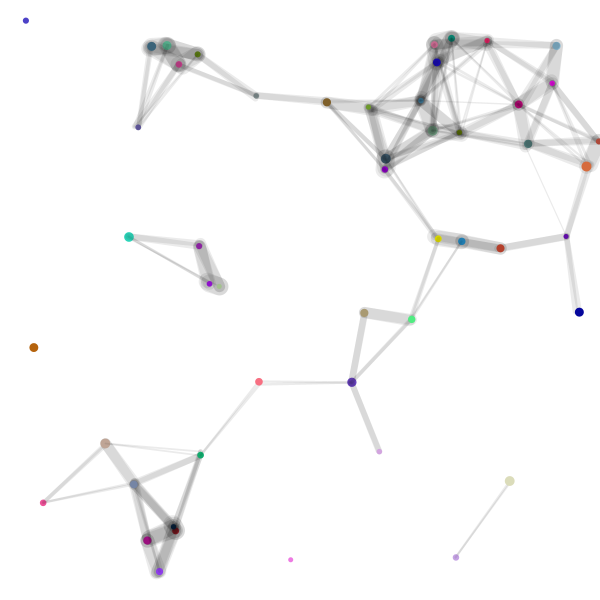
Frame 1 (no input)
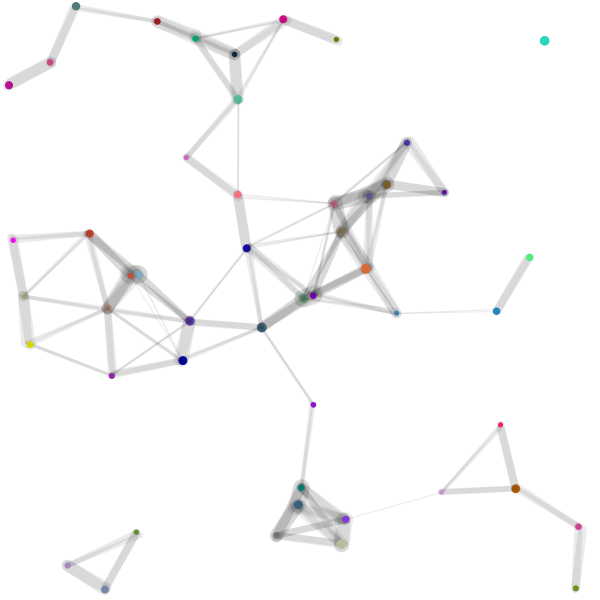
Frame 60 (the mouse pressed at the canvas centre just before this capture)
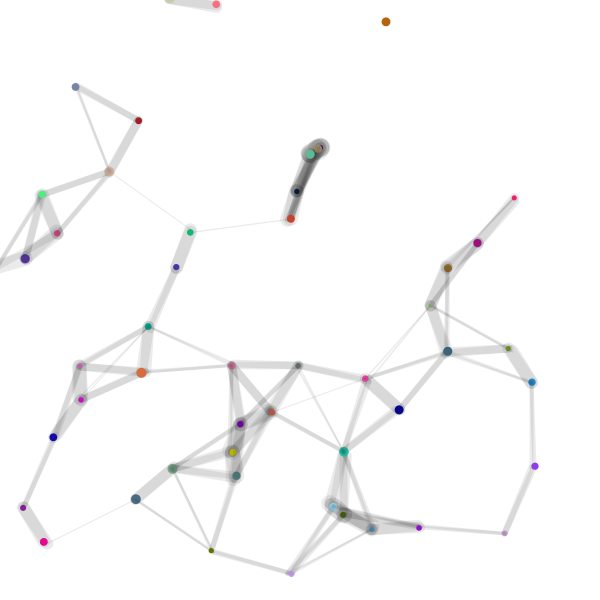
Frame 120 (the mouse held since frame 60 and released just before this capture)

The Processing sketch that drew these frames (run headless with seeded random() and noise(); from frame 60 on, the mouse is pressed at the canvas centre):

// Processing sketch: ParticleSystem
// ── ParticleSystem.pde
Circle[] cls;  // 声明存储 Circle 对象的数组
int num = 50;  // 圆的数量
float threshold = 100;  // 判断是否两个粒子中心连接的阈值

void initiate() {
  cls = new Circle[num];  // 使用特定数量的圆初始化数组

  // 循环创建和初始化每个 Circle 对象
  for (int idx = 0; idx < cls.length; idx ++) {
    float xx = random(width);
    float yy = random(height);
    float dd = random(5, 10);
    cls[idx] = new Circle(xx, yy, dd);  // 创建新的 Circle 对象并存储在数组中
  }
}

void setup() {
  size(600, 600);
  background(255);

  initiate();  // 调用 initiate 函数创建和初始化 Circle 对象
}

void draw() {
  background(255);  // 在每一帧刷新背景

  // 循环遍历数组中的每个 Circle 对象
  for (int idx = 0; idx < cls.length; idx ++) {
    cls[idx].move();  // 移动 Circle
    cls[idx].edge();  // 检查并处理 Circle 是否达到画布边缘
    cls[idx].connection();  // 根据特定阈值绘制圆之间的连接
    cls[idx].show();  // 显示 Circle
  }
}

void keyPressed() {
  if (key == 'r') {
    initiate();  
  }
}

// ── Circle.pde
class Circle{
  //成员变量
  float cX, cY;
  float speedX, speedY;
  float  accX;
  float dia;
  color fC;
  //构造函数
  Circle(float x, float y, float d){
    cX = x;
    cY = y;
    dia = d;
    speedX = random(8) - 4;//使粒子的运动方向随机
    speedY = random(8) - 4;
    accX = 0.01; //x方向上的加速度
    fC = color(random(255), random(255), random(255));
  }
  
  //方法
  void show(){
    fill(fC);
    noStroke();
    ellipse(cX, cY, dia, dia);
  }
  
  void move(){
    cX += speedX;
    cY += speedY;
  }
  //边缘检测，使粒子重回画布
  void edge(){
    if(cX-dia/2>width) cX=-dia/2;
    if(cX<-dia/2) cX=width+dia/2;
    if(cY-dia/2>height) cY=-dia/2;
    if(cY<-dia/2) cY=height+dia/2;
  }
  
void connection() {
  for (int idx = 0; idx < cls.length; idx++) {
    if (cls[idx] != this) { // 如果当前对象不是数组中的当前元素
      float dst = dist(cls[idx].cX, cls[idx].cY, cX, cY); // 计算当前对象与数组中当前元素的距离
      if (dst <= threshold) { // 如果距离小于等于阈值
        float wt = map(dst, 0, threshold, 20, 1); // 根据距离映射出权重值
        strokeWeight(wt); // 设置线的粗细为权重值
        stroke(0, 20); // 设置线的颜色为黑色，透明度为20
        line(cls[idx].cX, cls[idx].cY, cX, cY); // 画一条线连接当前对象和数组中当前元素
      }
    }
  }
}

}
